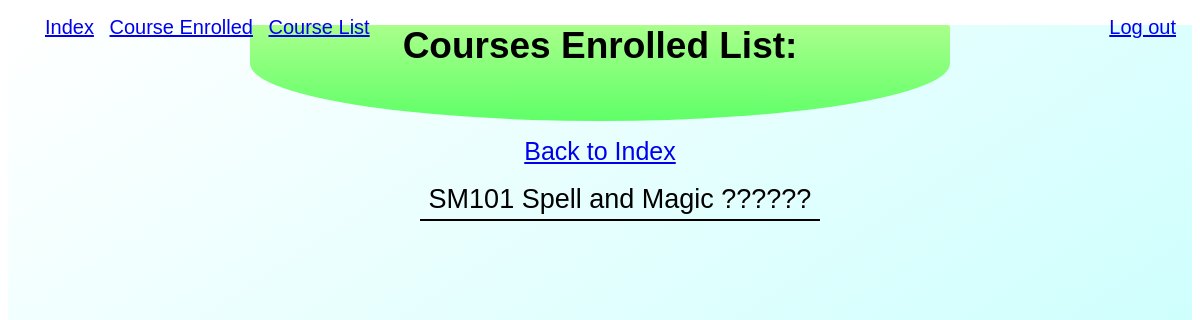
Screenshot of /users/enrolled (signed in) with the database file from the repository.
### Course_reg/models.py (models this page shows, shortened)
class Date(models.Model):
    subject_id = models.ForeignKey(Course, on_delete=models.CASCADE)
    section = models.CharField(max_length=50)
    start_time = models.CharField(max_length=50)
    end_time = models.CharField(max_length=50)
    day = models.CharField(max_length=50)
    room = models.CharField(max_length=50)
    seat = models.IntegerField()

class Course(models.Model):
    subject = models.CharField(max_length=50)
    subject_id = models.CharField(max_length=50)
    credit = models.IntegerField()

### users/views.py (the view)
# urls.py: path('enrolled', Uviews.enrolled_view, name='enrolled'),
def enrolled_view(request):
    enrolled = Student.objects.get(name__username=request.user).course_enroll.order_by('subject_id')
    return render(request, 'users/enrolled.html', {
        'Enrolled' : enrolled
    })

### users/templates/users/enrolled.html (shortened to what this page needs)
{% extends 'users/layout.html' %}
{% block body %}
<div class = "body">
    <div class = "curve gillfont">
        <h1 style = "font-size : 37px ;">Courses Enrolled List:</h1>
    </div>
    <p>
        <a href="{% url 'index' %}" class = "gillfont indexpos" style = "font-size : 25px">Back to Index</a>
    </p>
    <ul>
        {% for enrolled in Enrolled.all %}
        <p>
            <div class = "gillfont margin borderbottom" style = "font-size : 27px">
                {{ enrolled.subject_id.subject_id }}
                {{ enrolled.subject_id.subject }}
                {{ enrolled.section }}
            </div>
        </p>
        {% empty %}
        <li>No Course</li>
        {% endfor %}
    </ul>
    {% endblock %}

### users/templates/users/layout.html (style rules this page uses)
.gillfont { font-size : 25px; font-family: 'Trebuchet MS', sans-serif; }
.borderbottom { padding-top: 2px; padding-bottom: 4px; border-bottom: 2px solid black; }
.body { background-size: cover; background-image: linear-gradient(to bottom right, #EAFDFF, #52B1FF); height : 110%; }

### users/templates/users/enrolled.html (style rules this page uses)
.curve { width:700px; height:12vh; position:relative; background-image: linear-gradient(#A9FF8B , #5FFF68); border-top-left-radius:2px; border-top-right-radius:2px; border-bottom-left-radius: 50% 60%; border-bottom-right-radius: 50% 60%; text-align: center; border-bottom = 40px; }
.gillfont { font-size : 20px; font-family: 'Trebuchet MS', sans-serif; }
.body { background-size: cover; background-image: linear-gradient(to bottom right, #FFFFFF, #B8FFFC); height : 100vh; }
.borderbottom { padding-top: 2px; padding-bottom: 4px; border-bottom: 2px solid black; width : 400px ; }

### rows the page displays
Date: subject_id.subject_id "SM101", subject_id.subject "Spell and Magic", section "??????"
